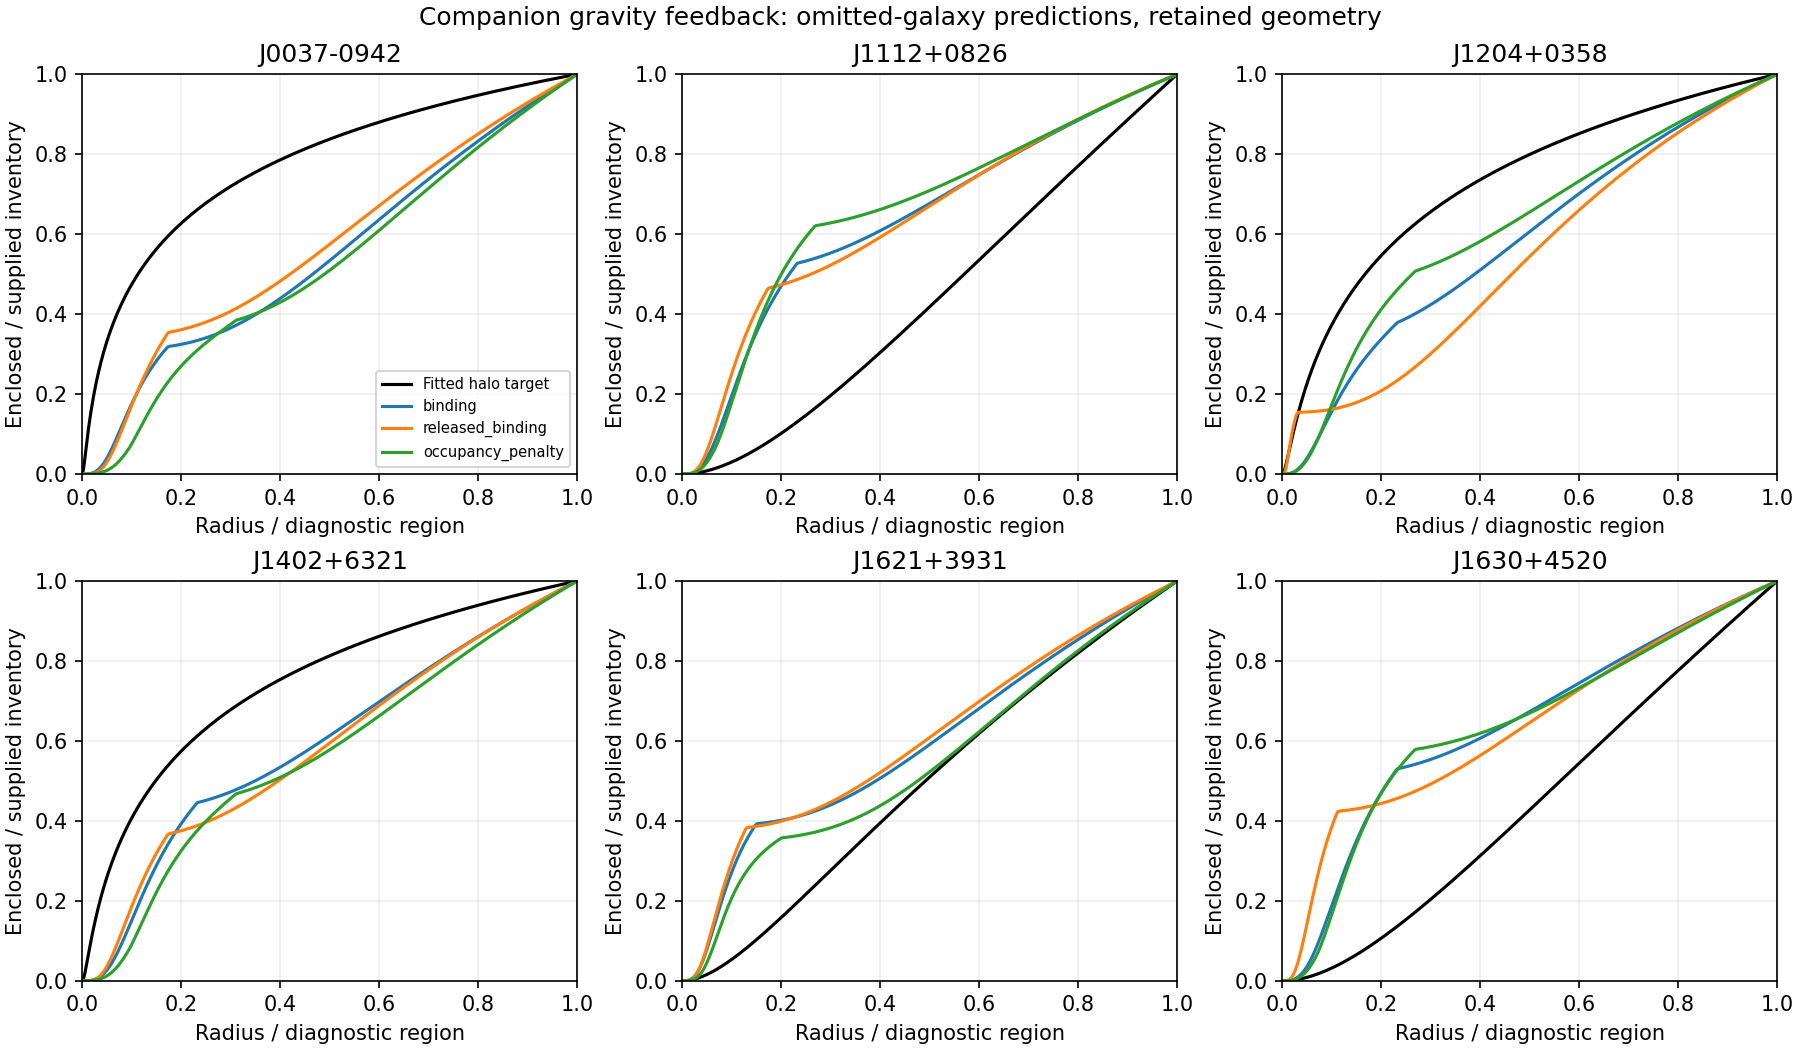

Recreate this plot in Python.
"""Self-consistent deposited-field feedback in the local exchange closure."""
from pathlib import Path
import json,hashlib
import numpy as np
from numba import njit
P=Path(__file__).resolve().parent;G=4.30091e-6
files=['stream-capture-results.json','halo-deposition-map-results.json','third-retention-optics-results.json','reservoir-exchange-results.json']
streams=json.loads((P/files[0]).read_text())['rows'];halos=json.loads((P/files[1]).read_text())['rows'];stars=json.loads((P/files[2]).read_text())['rows'];prior=json.loads((P/files[3]).read_text())['results']
x=np.linspace(0,1,401);names=['binding','released_binding','occupancy_penalty']
params=np.array([(s,v) for s in np.geomspace(.03,1,25) for v in np.geomspace(10,3000,25)])

def setup(row,branch,n):
 h=next(v for v in halos if all(v[k]==row[k] for k in ['Name','geometry','population']))
 st=next(v for v in stars if v['Name']==row['Name'] and v['model']=='attenuated_'+row['population'])
 M=next(v['original_deposit_enclosed_Msun'] for v in h['samples'] if v['aperture']=='5Re')
 R=row['R_kpc'];edge=np.linspace(0,1,n+1);r=(edge[:-1]+edge[1:])*R/2
 dm=np.diff(np.interp(edge,row['r_over_R'],row['case_cdfs'][branch]));a=R/5/1.8153;Ms=st['mass_Msun']
 vol=4*np.pi/3*np.diff((edge*R)**3);rho_star=Ms*a/(2*np.pi*r*(r+a)**3)
 travel=dm*(1+(r/row['a_kpc'])**2)**2;travel/=travel.sum()
 return dm,r,M,Ms,a,vol*rho_star,travel

@njit
def potential_at(q,r,m):
 pref=np.cumsum(m);inv=np.cumsum(m/r);total=inv[-1];ans=np.empty(len(q))
 for i in range(len(q)):
  j=np.searchsorted(r,q[i],side='right')-1
  ans[i]=total if j<0 else pref[j]/q[i]+total-inv[j]
 return ans

@njit
def profile(dm,f,s):
 n=len(dm);edge=np.linspace(0,1,n+1)
 C=np.empty(n+1);C[0]=0;C[1:]=np.cumsum(dm*f)
 E=np.empty(n+1);E[0]=0;E[1:]=np.cumsum(dm*(1-f))
 return E+np.interp(edge/s,edge,C)

@njit
def fields(dm,r,M,Ms,a,travel,f,s,t):
 cm=dm*f;em=dm*(1-f);dest=s*r
 B=G*Ms/(r+a)+G*M*(potential_at(r,r,em)+potential_at(r,dest,cm)+t*potential_at(r,r,travel))
 Bs=G*Ms/(dest+a)+G*M*(potential_at(dest,r,em)+potential_at(dest,dest,cm)+t*potential_at(dest,r,travel))
 return B,Bs

@njit
def solve(dm,r,M,Ms,a,starcell,travel,s,v,model,t=0.,seed=0.,feedback=True):
 f=np.full(len(dm),seed);res=1.;converged=False
 for step in range(400):
  if feedback:B,Bs=fields(dm,r,M,Ms,a,travel,f,s,t)
  else:B=G*Ms/(r+a);Bs=G*Ms/(s*r+a)
  strength=np.maximum(Bs-B,0.) if model==1 else B
  crowd=(np.diff(profile(dm,f,s))+t*travel)*M/starcell if feedback else dm*M/starcell
  resistance=v*v*(1+crowd) if model==2 else np.full(len(dm),v*v)
  desired=strength/(strength+resistance);res=np.max(np.abs(desired-f))
  if res<1e-8:converged=True;break
  f=.65*f+.35*desired
 return f,profile(dm,f,s),converged,res,step+1

@njit
def trial_table(dm,r,M,Ms,a,starcell,travel,parameters,model):
 curves=np.empty((len(parameters),len(dm)+1));valid=np.empty(len(parameters),dtype=np.bool_)
 for i in range(len(parameters)):
  f,y,ok,res,n=solve(dm,r,M,Ms,a,starcell,travel,parameters[i,0],parameters[i,1],model)
  curves[i]=y;valid[i]=ok
 return curves,valid

def specific_grav_energy(inp,f,s):
 dm,r,M,Ms,a,starcell,travel=inp;cm=dm*f;em=dm*(1-f);dest=s*r
 ustar=-np.sum(em*G*Ms/(r+a)+cm*G*Ms/(dest+a))
 selfr=G*M*(potential_at(r,r,em)+potential_at(r,dest,cm));selfs=G*M*(potential_at(dest,r,em)+potential_at(dest,dest,cm))
 return float(ustar-.5*np.sum(em*selfr+cm*selfs))

# Independent direct spherical-shell potential check.
rtest=np.array([.2,1.,3.]);mtest=np.array([.1,.6,.3]);qtest=np.array([.1,.7,2.,10.])
assert np.max(np.abs(potential_at(qtest,rtest,mtest)-np.array([np.sum(mtest/np.maximum(q,rtest)) for q in qtest])))<1e-12
frozen=[];refits=[];maxzero=0.;maxrefine=0.;maxseed=0.
for old in prior:
 rows=[v for v in streams if v['geometry']==old['geometry'] and v['population']==old['population']];branch=-1 if old['source']=='distant' else 0;model=names.index(old['model'])
 out=[]
 for row in rows:
  target=np.interp(x,row['r_over_R'],row['target_cdf']);oi=next(v for v in old['rows'] if v['Name']==row['Name']);inp=setup(row,branch,512)
  zf,zy,zok,zres,zn=solve(*inp,*old['shared_parameters'],model,0.,0.,False)
  zero=float(np.max(np.abs(np.interp(x,np.linspace(0,1,513),zy)-oi['shared_cdf'])));maxzero=max(maxzero,zero);assert zero<.002
  versions=[]
  for mode,p in [('shared',old['shared_parameters']),('loo',oi['loo_parameters'])]:
   for ratio in [0.,.01,.1]:
    f,y,ok,res,n=solve(*inp,*p,model,ratio)
    f2,y2,ok2,res2,n2=solve(*inp,*p,model,ratio,1.)
    gap=float(np.max(np.abs(y-y2)));maxseed=max(maxseed,gap)
    yy=np.interp(x,np.linspace(0,1,513),y);total=yy+ratio*np.interp(x,np.linspace(0,1,513),np.r_[0.,np.cumsum(inp[-1])])
    assert abs(y[-1]-1)<1e-10 and np.min(np.diff(y))>=-1e-12 and np.min(f)>=0 and np.max(f)<=1
    work=specific_grav_energy(inp,np.zeros(512),p[0])-specific_grav_energy(inp,f,p[0]) if ratio==0 else None
    versions.append(dict(mode=mode,traveling_to_stored_ratio=ratio,converged=bool(ok),residual=float(res),iterations=int(n),alternate_seed_converged=bool(ok2),seed_max_cdf_difference=gap,compact_fraction=float(np.sum(inp[0]*f)),deposited_rms=float(np.sqrt(np.mean((yy-target)**2))),including_prescribed_travel_rms=float(np.sqrt(np.mean((total-target)**2))),specific_binding_energy_released_kms2=work,deposited_cdf=yy.tolist()))
  out.append(dict(Name=row['Name'],zero_feedback_max_cdf_error=zero,versions=versions))
 frozen.append(dict(geometry=old['geometry'],population=old['population'],source=old['source'],model=old['model'],previous_loo_rms=old['loo_rms'],rows=out))
 print('frozen',old['geometry'],old['population'],old['source'],old['model'],flush=True)

for geometry in ['companion_regular','standard_flat_FLRW']:
 rows=[v for v in streams if v['geometry']==geometry and v['population']=='Chabrier']
 for model,name in enumerate(names):
  curves=[];errors=[];invalid=[]
  for row in rows:
   yy,ok=trial_table(*setup(row,-1,256),params,model)
   y=np.array([np.interp(x,np.linspace(0,1,257),v) for v in yy]);truth=np.interp(x,row['r_over_R'],row['target_cdf'])
   curves.append(y);errors.append(np.where(ok,np.mean((y-truth)**2,axis=1),np.inf));invalid.append(int(np.sum(~ok)))
  errors=np.array(errors);best=int(np.argmin(errors.mean(axis=0)));per=[];loo=[]
  assert np.isfinite(errors[:,best]).all()
  for i,row in enumerate(rows):
   ix=int(np.argmin(np.delete(errors,i,axis=0).mean(axis=0)));assert np.isfinite(errors[i,ix]),'Failed omitted transfer';loo.append(errors[i,ix])
   inp=setup(row,-1,512);checks={}
   for mode,j in [('shared',best),('loo',ix)]:
    f,y,ok,res,n=solve(*inp,*params[j],model);f2,y2,ok2,res2,n2=solve(*inp,*params[j],model,0.,1.)
    yy=np.interp(x,np.linspace(0,1,513),y);drift=float(np.max(np.abs(yy-curves[i][j])));gap=float(np.max(np.abs(y-y2)));maxrefine=max(maxrefine,drift);maxseed=max(maxseed,gap)
    checks[mode]=dict(converged=bool(ok),residual=float(res),iterations=int(n),compact_fraction=float(np.sum(inp[0]*f)),refinement_max_cdf_change=drift,alternate_seed_converged=bool(ok2),seed_max_cdf_difference=gap,refined_cdf=yy.tolist(),specific_binding_energy_released_kms2=specific_grav_energy(inp,np.zeros(512),params[j,0])-specific_grav_energy(inp,f,params[j,0]))
   per.append(dict(Name=row['Name'],loo_parameters=params[ix].tolist(),loo_boundary=bool(ix//25 in [0,24] or ix%25 in [0,24]),checks=checks,target_cdf=np.interp(x,row['r_over_R'],row['target_cdf']).tolist()))
  old=next(v for v in prior if v['geometry']==geometry and v['population']=='Chabrier' and v['source']=='distant' and v['model']==name)
  result=dict(geometry=geometry,population='Chabrier',source='distant',model=name,shared_parameters=params[best].tolist(),shared_boundary=bool(best//25 in [0,24] or best%25 in [0,24]),invalid_grid_counts=invalid,shared_rms=float(np.sqrt(errors[:,best].mean())),loo_rms=float(np.sqrt(np.mean(loo))),old_no_feedback_loo_rms=old['loo_rms'],rows=per)
  refits.append(result);print('refit',geometry,name,'old/shared/LOO',*[round(100*result[k],3) for k in ['old_no_feedback_loo_rms','shared_rms','loo_rms']],flush=True)

out=dict(scope='Coupled deposited Newtonian potential and local exchange fixed point, not full time-dependent relativistic evolution',input_sha256={f:hashlib.sha256((P/f).read_bytes()).hexdigest() for f in files},zero_feedback_max_cdf_error=maxzero,refit_max_refinement_cdf_change=maxrefine,max_seed_cdf_difference=maxseed,grid=x.tolist(),frozen=frozen,refits=refits)
(P/'feedback-results.json').write_text(json.dumps(out,separators=(',',':'),allow_nan=False)+'\n',encoding='utf-8',newline='\n')
lines=['# Feedback from companion gravity into reservoir exchange','',
'This test updates the exchange-driving Newtonian potential using ordinary stars AND the current compact and extended companion deposits. It also updates the occupancy penalty from the current density. The one-third capture law, original finite inventory and baryonic gravity prescription are unchanged. This is a coupled snapshot closure, not a simulated source history or complete relativistic calculation.','',
'## What is coupled','',
'Known spherical potential: Phi(r)=-G[M(<r)/r+integral_r^infinity dM(rprime)/rprime]. Stellar Phi uses the original Hernquist proxy. The prior proposed rate fractions are recomputed in the combined field; solve f=F[Phi(f),rho(f)] with damped iteration. Compact packets move to s times their ORIGINAL radius, not repeatedly inward on each numerical pass. The fixed-point iteration has no assigned physical duration.','',
'Both populations conserve their combined mass-equivalent inventory. The baryonic density is held fixed; its orbits do not respond here. The rate laws and contraction distance remain phenomenological, and final support has not been solved. Thus this is more complete feedback than the initial-field test but still not everything responding dynamically to everything else.','',
'## Fixed parameters first, then shared refits','',
'Frozen tests preserve previous shared and omitted-target parameters for every geometry/population/source branch. Primary refits use Chabrier/distant inputs, separately for both geometries, on the declared 25x25 grid. Nonconvergent trial closures are excluded and their counts recorded. The targets have been previously inspected; five-to-one transfer is not blind evidence.','',
'| Geometry | Rule | Previous omitted error | Frozen with feedback | Refit with feedback, omitted error |','|---|---|---:|---:|---:|']
for v in refits:
 fr=next(f for f in frozen if f['geometry']==v['geometry'] and f['population']=='Chabrier' and f['source']=='distant' and f['model']==v['model'])
 arr=[next(z for z in h['versions'] if z['mode']=='loo' and z['traveling_to_stored_ratio']==0) for h in fr['rows']]
 score=np.sqrt(np.mean([z['deposited_rms']**2 for z in arr]))
 lines.append(f"| {v['geometry']} | {v['model']} | {100*v['old_no_feedback_loo_rms']:.2f} | {100*score:.2f} | {100*v['loo_rms']:.2f} |")
lines+=['','Errors are RMS cumulative-profile differences in percentage points, not velocities, lens residuals or significance. Refit grid spacing differs from the older grid; small changes must not be overinterpreted. Standard geometry is a comparison only. All frozen variations, failed trial counts, parameters, per-target curves and convergence diagnostics are in the JSON.','',
'## Traveling companions','',
'The instantaneous traveling inventory is unknown. At frozen parameters, separate scenarios use traveling/stored ratios 0, 0.01 and 0.1, with a spherical profile proportional to capture density divided by opacity. These are sensitivity assumptions, not measured supply or inferred cosmic ages. Its prescribed energy density contributes to the Newtonian driving potential; total enclosed output adds the traveling component explicitly. It is never normalized away. Relativistic pressure, directional stresses, photon gravity and a covariant field equation are not computed, so this does not determine the true gravity of radiation-like companions. The baseline stellar proxy already includes stellar mass; no separate photon inventory is inferred from it.','',
'## Energy and verification','',
'Potential energy before and after settling is evaluated for stars plus deposited self-gravity in the zero-travel case. The reported released specific binding energy is a required work/radiation channel, not extra stored mass or a completed energy budget. Changes in baryonic motion, support and radiation would have to close that ledger.','',f"Direct shell potential checks pass. Turning companion feedback off reproduces prior curves within {maxzero:.4g}. Refined selected profiles change by at most {maxrefine:.4g}; the largest difference between all-extended and all-compact seeds is {maxseed:.4g}. A converged fixed point is numerical consistency, not a dynamical stability proof. Nonconverged and alternate-seed flags are retained. No new stellar-motion/lensing likelihood fit or completed research goal is claimed."]
finding=['## Outcome','',
'With prior parameters frozen, deposited self-gravity increases retained-geometry omitted errors: binding 20.34 to 21.69 points, released binding 20.15 to 22.66, and occupancy penalty 21.85 to 25.63. Ignoring the deposits in the driving field was therefore a material approximation.','',
'Refitting recovers approximately the previous best performance: binding gives 20.04, released binding 20.59 and occupancy penalty 20.87 points. The earlier partial-migration benchmark was 20.01. The small binding difference is below the profile-refinement scale and is not evidence of an improvement. Standard-geometry occupancy feedback gives 22.93 points versus 23.47 previously, but this comparison is not adoption of expansion or a new lensing success.','',
'The shared retained-geometry binding fit uses s=0.1732 and v_ex=568.37 km/s, with compact fractions about 33.3-42.5%. All frozen runs and refit grid trials converged; all selected alternate seeds converged to essentially the same solution. This supports uniqueness within the tested seeds and parameter families, not a proof of global uniqueness or dynamical stability.','',
'Prescribed traveling energy is not the missing cure in these scenarios. At the old retained-geometry omitted parameters, increasing its ratio from zero to 0.1 changes deposited RMS from 21.69 to 21.86 for binding, 22.66 to 22.67 for released binding and 25.63 to 24.71 for occupancy. These compare deposit response only; additive traveling gravity is separately recorded and remains a relativistic modeling limitation.','',
'Feedback is now represented for the deposited component, but the hypothesis still lacks evolving baryons, physical arrival histories, angular/radiation stresses, and a demonstrated support-and-energy-loss mechanism. It has not become a complete all-energy gravitational model.','']
pos=lines.index('## Energy and verification');lines[pos:pos]=finding
(P/'feedback-report.md').write_text('\n'.join(lines)+'\n',encoding='utf-8',newline='\n')
import matplotlib
matplotlib.use('Agg')
import matplotlib.pyplot as plt
fig,axes=plt.subplots(2,3,figsize=(12,7),layout='constrained')
selected=[v for v in refits if v['geometry']=='companion_regular']
for i,ax in enumerate(axes.flat):
 h=selected[0]['rows'][i];ax.plot(x,h['target_cdf'],'k',label='Fitted halo target')
 for v in selected:ax.plot(x,v['rows'][i]['checks']['loo']['refined_cdf'],label=v['model'])
 ax.set(title=h['Name'],xlabel='Radius / diagnostic region',ylabel='Enclosed / supplied inventory',xlim=(0,1),ylim=(0,1));ax.grid(alpha=.2)
axes.flat[0].legend(fontsize=7);fig.suptitle('Companion gravity feedback: omitted-galaxy predictions, retained geometry')
fig.savefig(P/'feedback.png',dpi=150)
